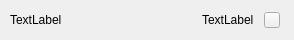
<?xml version="1.0" encoding="UTF-8"?>
<ui version="4.0">
 <class>ShortcutItem</class>
 <widget class="KiranFrame" name="ShortcutItem">
  <property name="geometry">
   <rect>
    <x>0</x>
    <y>0</y>
    <width>294</width>
    <height>40</height>
   </rect>
  </property>
  <property name="sizePolicy">
   <sizepolicy hsizetype="Preferred" vsizetype="Fixed">
    <horstretch>0</horstretch>
    <verstretch>0</verstretch>
   </sizepolicy>
  </property>
  <property name="minimumSize">
   <size>
    <width>0</width>
    <height>40</height>
   </size>
  </property>
  <property name="maximumSize">
   <size>
    <width>16777215</width>
    <height>40</height>
   </size>
  </property>
  <property name="windowTitle">
   <string>Form</string>
  </property>
  <layout class="QHBoxLayout" name="horizontalLayout">
   <property name="spacing">
    <number>10</number>
   </property>
   <property name="leftMargin">
    <number>10</number>
   </property>
   <property name="topMargin">
    <number>0</number>
   </property>
   <property name="rightMargin">
    <number>14</number>
   </property>
   <property name="bottomMargin">
    <number>0</number>
   </property>
   <item>
    <widget class="QLabel" name="label_name">
     <property name="text">
      <string>TextLabel</string>
     </property>
    </widget>
   </item>
   <item>
    <spacer name="horizontalSpacer">
     <property name="orientation">
      <enum>Qt::Horizontal</enum>
     </property>
     <property name="sizeHint" stdset="0">
      <size>
       <width>93</width>
       <height>20</height>
      </size>
     </property>
    </spacer>
   </item>
   <item>
    <widget class="QLabel" name="label_keybination">
     <property name="text">
      <string>TextLabel</string>
     </property>
    </widget>
   </item>
   <item>
    <widget class="QToolButton" name="btn_delete">
     <property name="minimumSize">
      <size>
       <width>16</width>
       <height>16</height>
      </size>
     </property>
     <property name="maximumSize">
      <size>
       <width>16</width>
       <height>16</height>
      </size>
     </property>
     <property name="text">
      <string/>
     </property>
    </widget>
   </item>
  </layout>
 </widget>
 <customwidgets>
  <customwidget>
   <class>KiranFrame</class>
   <extends>QWidget</extends>
   <header>kiran-frame/kiran-frame.h</header>
   <container>1</container>
  </customwidget>
 </customwidgets>
 <resources/>
 <connections/>
</ui>
